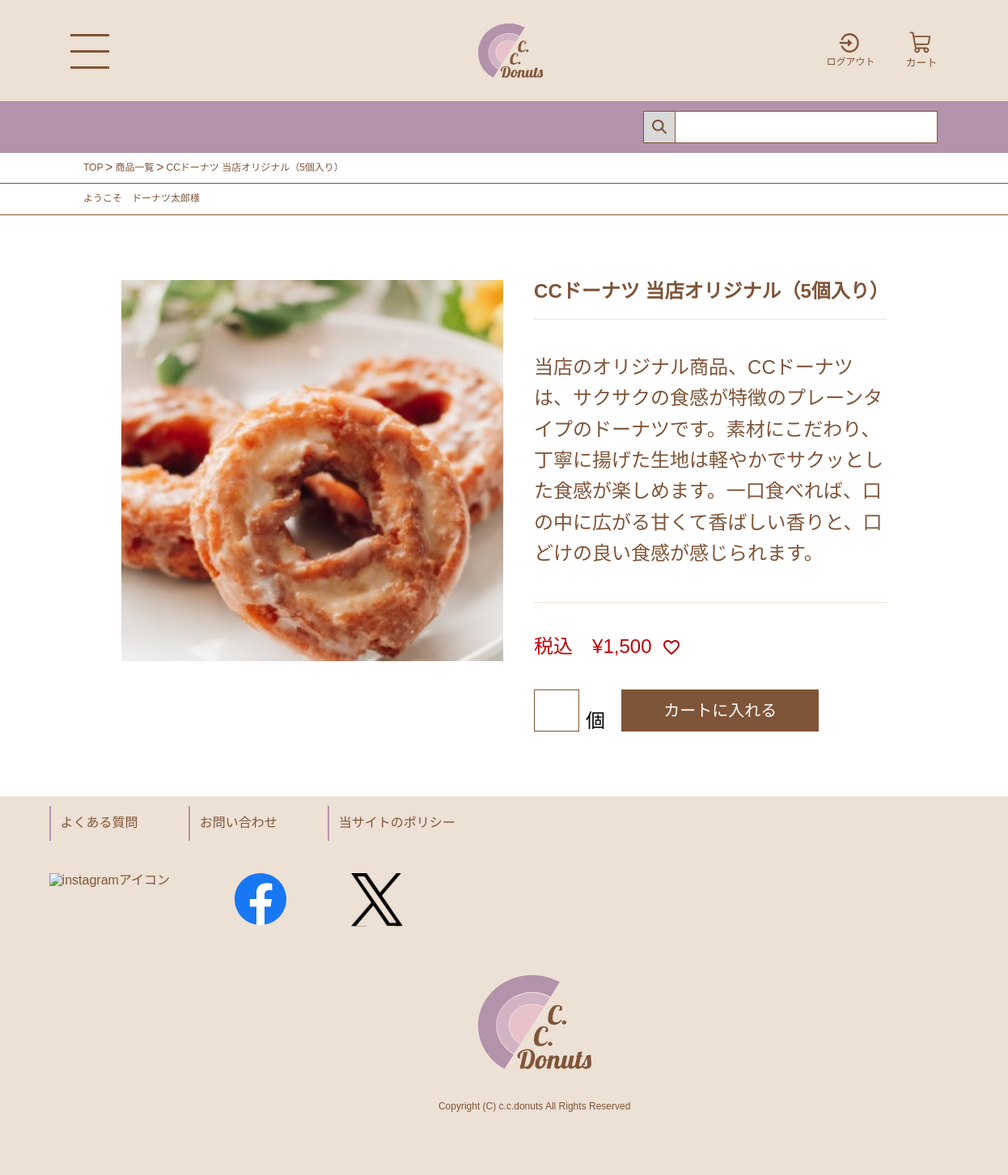
The app's page /detail.php?id=1 (signed in) with its own data.
### tables this page shows
create table product (
id int auto_increment primary key, 
name varchar(200) not null, 
price int not null, 
description varchar(1000) not null 
);

### detail.php (the view, shortened to what this page needs)
<!DOCTYPE html>
<html lang="ja">
<head>
    <link rel="stylesheet" href="common/css/reset.css">
    <link rel="stylesheet" href="common/css/common.css">
    <link rel="stylesheet" href="common/css/detail.css">
</head>
<body>
    <?php
    require 'includes/header.php';
    ?>
    <main>
        <nav class="navigator">
            <ol class="bread_crumb">
                <li><a href="index.php">TOP</a></li>
                <li><a href="product.php">商品一覧</a></li>
                <?php
                require 'includes/database.php';
                $place = $pdo->prepare('select * from product where id=?');
                $place->execute([$_REQUEST['id']]);
                foreach ($place as $row) {
                    $name = $row['name'];
                    echo '<li>', $name, '</li>';
                }
                ?>
            </ol>
        </nav>
        <hr class="brown_line">
        <div class="navigator">
            <?php
            if (isset($_SESSION['customer'])) {
                echo '<p class="greeting">ようこそ　', $_SESSION['customer']['name'], '様</p>';
            } else {
                echo '<p class="greeting">ようこそ　ゲスト様</p>';
            }
            ?>
        </div>
        <hr class="brown_line">
        <?php
        require 'includes/database.php';
        $sql = $pdo->prepare('select * from product where id=?');
        $sql->execute([
            $_REQUEST['id']
        ]);
        foreach ($sql as $row) {
            $price = number_format($row['price']);
            echo <<<END
    <form action="cart-input.php" method="post" class="detail_menu">
    <div class="flex_item1">
    <img alt="image" src="common/images/{$row['id']}.png" class="detail_img">
    </div>
    <div class="flex_item2">
    <p class="detail_submenu">{$row['name']}</p>
    <p class="detail_explain">{$row['description']}</p>
    <p class="detail_money">税込&emsp;&yen;{$price}<span class="detail_favorite"><a href="#!"><img src="common/images/heart.png" alt="お気に入りボタン"></a></span>
    </p>
 <div class="detail_buy">
 <div>
  <input type="text" name="count" pattern="^[0-9]{1,9}$" class="detail_text">
  <span>個</span>
 </div>
 <input type="submit" class="cart_input" value="カートに入れる">
</div>
<input type="hidden" name="id" value="{$row['id']}">
<input type="hidden" name="name" value="{$row['name']}">
<input type="hidden" name="price" value="{$row['price']}">
</div>
</form>
END;
        }
        ?>
    </main>
    <?php require 'includes/footer.php'; ?>

### common/css/common.css (style rules this page uses)
* { font-family: "Noto Sans JP", sans-serif; }
.navigator { width: 100%; padding: 12px 0 12px 20px; text-align: left; color: #7f5539; font-size: 12px; }
.bread_crumb { display: flex; flex-wrap: nowrap; }
.bread_crumb li { position: relative; }
.bread_crumb li:not(:first-child) { padding-left: 15px; }
.bread_crumb li:not(:last-child)::after { content: ">"; position: absolute; top: -3px; right: -12px; font-size: 16px; }
.brown_line { width: 100%; color: #7f5539; }
@media screen and (min-width: 768px) { .navigator { padding: 12px 0 12px 103px; } }

### common/css/detail.css (style rules this page uses)
main { width: 100%; margin-bottom: 80px; }
.detail_menu { width: 90%; margin: 20px auto; }
.detail_img { width: 100%; margin-bottom: 20px; }
.detail_submenu { color: #7f5539; font-size: 16px; font-weight: bold; margin-bottom: 20px; }
.detail_explain { color: #7f5539; font-size: 16px; font-weight: 400; border-top: 1px solid #ede0d4; border-bottom: 1px solid #ede0d4; padding: 20px 0; line-height: 1.6; }
.detail_money { font-size: 16px; font-weight: 500; margin: 20px 0 24px; color: #bf0007; }
.detail_favorite { padding-left: 12px; vertical-align: top; }
.detail_buy { display: flex; flex-wrap: nowrap; width: 100%; }
.detail_buy>div { position: relative; width: auto; }
.detail_buy>div>span { position: absolute; bottom: 0; margin-left: 4px; font-size: 16px; }
.detail_text { border: 1px solid #7f5539; width: 56px; height: 36px; font-size: 16px; padding: 4px; }
.cart_input { margin-left: 32px; background-color: #7f5539; text-align: center; color: #fff; width: 160px; }
@media screen and (min-width: 768px) { .detail_menu { width: 76%; max-width: 1046px; margin: 80px auto 0; display: flex; flex-wrap: nowrap; } }
@media screen and (min-width: 768px) { .flex_item1 { width: 52%; } }
@media screen and (min-width: 768px) { .flex_item2 { width: 48%; margin-left: 4%; } }
@media screen and (min-width: 768px) { .detail_img { margin-bottom: 0px; } }
@media screen and (min-width: 768px) { .detail_submenu { font-size: clamp(1rem, 0.111rem + 1.85vw, 1.5rem); } }
@media screen and (min-width: 768px) { .detail_explain { font-size: clamp(1rem, 0.111rem + 1.85vw, 1.5rem); padding: 40px 0; } }
@media screen and (min-width: 768px) { .detail_money { font-size: clamp(1rem, 0.111rem + 1.85vw, 1.5rem); margin: 40px 0; } }
@media screen and (min-width: 768px) { .detail_buy>div>span { margin-left: 8px; font-size: clamp(1rem, 0.111rem + 1.85vw, 1.5rem); } }
@media screen and (min-width: 768px) { .detail_text { max-width: 80px; height: 52px; font-size: 24px; padding: 8px; } }
@media screen and (min-width: 768px) { .cart_input { font-size: clamp(0.75rem, -0.139rem + 1.85vw, 1.25rem); margin-left: 52px; width: 56%; } }

### records on screen
product: name "CCドーナツ 当店オリジナル（5個入り）", description "当店のオリジナル商品、CCドーナツは、サクサクの食感が特徴のプレーンタイプのドーナツです。素材にこだわり、丁寧に揚げた生地は軽やかでサクッとした食感が楽しめます。一口食べれば、口の中に広がる甘くて香ばしい香りと、口どけの良い食感が感じられます。", price "1,500"

### other values on screen
$_SESSION['customer']['name'] "ドーナツ太郎"
